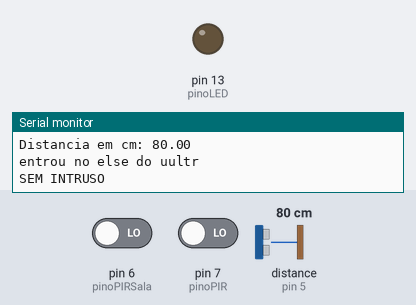
The sketch below on a simulated Arduino Uno, built with avr-gcc and run on an emulated ATmega328P. Parts: output pins drawn as LEDs (lit = HIGH), the last lines printed to the serial monitor. Inputs (shaded band) come from the test bench; at power-on: pin 6 (pinoPIRSala) LOW, pin 7 (pinoPIR) LOW, distance to the obstacle (sensor on pin 5) 80 cm. The echo pulse lasts 58.3 µs per cm; WiFi joins after 1.5 s; servers stay silent unless stated; the local clock reads 2024-03-15 10:24:30 at power-on unless the sketch sets it; no MQTT or app messages arrive unless stated.

Above: at 2.7 s.
2.8 s: pin 6 (pinoPIRSala) driven HIGH
At 4.7 s:
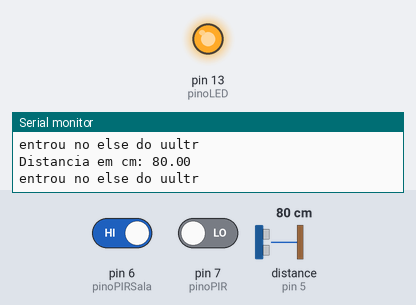
13.2 s: pin 6 (pinoPIRSala) driven LOW and pin 7 (pinoPIR) driven LOW
At 14.3 s:
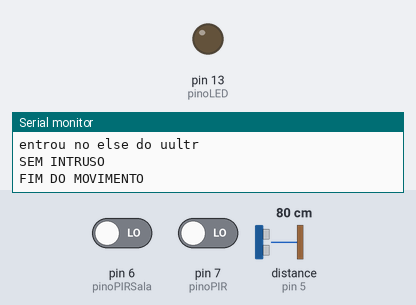
17.8 s: pin 6 (pinoPIRSala) driven HIGH and pin 7 (pinoPIR) driven HIGH
At 18.3 s:
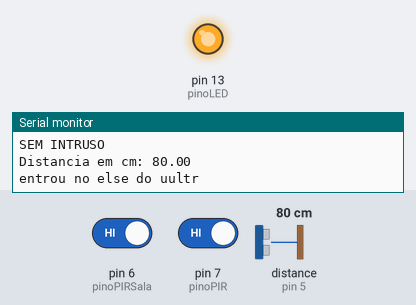
Timing chart, 0 to 20.8 s (numbered marks = the images above; inputs shaded):
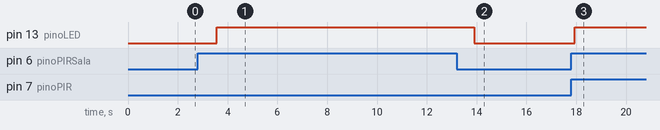

Measured:
- after the input at 2.8 s, pin 13 (pinoLED): LOW → HIGH after 0.77 s
- after the input at 13.2 s, pin 13 (pinoLED): HIGH → LOW after 0.70 s
- after the input at 17.8 s, pin 13 (pinoLED): LOW → HIGH after 0.14 s

The sketch:

MQTT_2PIR_ULTR.ino
```cpp
#define pinoPIR 7 //Porta que lê a saido do sensor de movimento
#define pinoPIRSala 6 //Porta que lê a saido do sensor de movimento
#define pinoLED 13 //Porta que acionará o buzzer
#define pino_trigger 4 // Porta que envia sinal Trigger
#define pino_echo 5 // Porta que recebe Retorno do sinal Echo

//Bibliotecas
#include <SPI.h>
#include <Ethernet.h>
#include <PubSubClient.h>
#include <DS3231.h>
#include <Ultrasonic.h>

//contador para verificar quantos segs passaram
int contadorPir;
int contDB;
int contDBUltr;
int contUltr;

bool publicarPirQuarto;
bool publicarPirSala;
bool publicarUltr;

float cmMsec;
long microsec;

byte mac[]  = {  0xDE, 0xED, 0xBA, 0xFE, 0xFE, 0xED };
IPAddress ip(192, 168, 1, 115); // Endereço Ip deste client
IPAddress broker(192, 168, 1, 101); //endereço de ip do Broker

// Comunicação I2C
DS3231 rtc(SDA, SCL);

// Inicializa Sensor
Ultrasonic ultrasonic(pino_trigger, pino_echo);

EthernetClient ethClient;
PubSubClient client(ethClient);

//funcao responsvavel por receber novas mensagens
void callback(char* topic, byte* payload, unsigned int length) {
  Serial.print("Uma nova mensagem Chegou [");
  Serial.print(topic);
  Serial.print("]:  ");
  for (int i=0;i<length;i++) {
    Serial.print((char)payload[i]);
  }
  Serial.println();
}

// função responsável por conectar o client
void reconnect() {

  // Fica em loop ate estabelecer comunicacao
  while (!client.connected()) {

    Serial.print("Tentando Estabelecer Conexão MQTT...");

    // Tenta conectar
    if (client.connect("arduinoClient", "arduino", "arduino")) {

      Serial.println("Conectado");

      // Uma vez conectado ele publica uma mensagem de sucesso...
      //client.publish("Conexão","Comunicação bem estabelecida", 1);

      // E se inscreve no tópico
      //client.subscribe("Conexão");

    } else {

      Serial.print("Falha, rc=");
      Serial.print(client.state());
      Serial.println(" tentando novamente em 5 segundos");

      // Tempo de espera até tentar conectar novamente
      delay(5000);
    }
  }
}

//Função imprime no serial monitor quando detecta mov por mais de 5 secs
void intrusoDetec(String topico){

  contDB++;
  contDBUltr++;

  int detectCont = 0;

  if(topico == "ultra") {publicarUltr = true, detectCont = contDBUltr;}
  if(topico == "pirQuarto") {publicarPirQuarto = true, detectCont = contDB;}
  if(topico == "pirSala") {publicarPirSala = true, detectCont = contDB;}

  Serial.print("Intruso Detectado em: ");
  // Atribui data a string data
  String data = rtc.getDateStr();
  // Imprime data
  Serial.print(rtc.getDateStr());
  Serial.print(": ");

  // Imprime o dia da semana
  // Serial.print(rtc.getDOWStr());
  // Serial.print(" -- ");

  // Atribui a hora a string hora
  String hora = rtc.getTimeStr();
  //Imprime o horário (hora, min, seg)
  Serial.println(rtc.getTimeStr());

  String dataHora = data + hora + detectCont;
  String topic = topico;

  int payloadSize = dataHora.length() + 1;
  int payloadSizeTopic = topico.length() + 1;

  char payload_char[payloadSize];
  char payload_char_topico[payloadSizeTopic];

  dataHora.toCharArray(payload_char, payloadSize);
  topic.toCharArray(payload_char_topico, payload_char_topico);

  client.publish(payload_char_topico, payload_char, 1);
  Serial.print("-------");
  Serial.println(topico);

}

// função para medir distancia do ultrassonico
void ultrassonico(){
  microsec = ultrasonic.timing();
  cmMsec = ultrasonic.convert(microsec, Ultrasonic::CM);
  Serial.print("Distancia em cm: ");
  Serial.println(cmMsec);
  if(cmMsec < 30){
    contUltr++;

    if(contUltr >= 5 ){
      Serial.println(contDB);
      intrusoDetec("ultra");
    }
  }
  else{
    Serial.println("entrou no else do uultr");
    contUltr = 0;
    contDBUltr = 0;
    if(publicarUltr){
      publicarUltr = false;
      client.publish("ultrFinal", "FIM", 1);
      Serial.println("publicou");
    }
  }
}

void setup(){

  pinMode(pinoPIR, INPUT);
  pinMode(pinoPIRSala, INPUT);
  pinMode(pinoLED, OUTPUT);
  rtc.begin();

  //primeiro upload necessita configurar o horário
  //rtc.setDate(18, 9, 2019);
  //rtc.setDOW(SUNDAY);     // Dia da Semana até Monday ~ Sunday
  //rtc.setTime(14,20, 0);     // Data neste formato 12:00:00 (h, min, sec)

  Serial.begin(9600);

  client.setServer(broker, 1883);
  client.setCallback(callback);

  Ethernet.begin(mac, ip);
  // Allow the hardware to sort itself out
  delay(1500);

}

void loop(){

  if (!client.connected()) {
    reconnect();
  }

  //Lê o valor do sensor de movimento e transforma em booleano
  bool leituraPIR = digitalRead(pinoPIR);
  bool leituraPIRSala = digitalRead(pinoPIRSala);
  ultrassonico();

  if (leituraPIRSala || leituraPIR) {
    // qualquer movimento detectado irá acender o LED
    digitalWrite(pinoLED, HIGH);

    // Usando para contar os segs passados desde o 1º mov
    contadorPir++;

      // Dispara alarme depois de 5 seg de mov. contínuo
      if (contadorPir >= 5){
        if(leituraPIR)intrusoDetec("pirQuarto");
        if(leituraPIRSala) intrusoDetec("pirSala");
      }


  } else {
    Serial.println("SEM INTRUSO");
    digitalWrite(pinoLED, LOW);
    //Quando cessar mov. contador é resetado
    contadorPir = 0;
    contDB = 0;
    if (publicarPirQuarto){
      publicarPirQuarto = false;
      client.publish("pirFinalQuarto", "FIM", 1);
      Serial.println("FIM DO MOVIMENTO");

    }
    else if (publicarPirSala){
      publicarPirSala = false;
      client.publish("pirFinalSala", "FIM", 1);
      Serial.println("FIM DO MOVIMENTO");

    }
  }

  delay(1000);
  client.loop();

}
```
